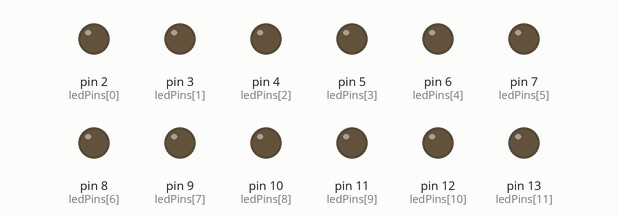
Recording of a sketch running on a simulated Arduino Uno, built with avr-gcc and run on an emulated ATmega328P. Parts: output pins drawn as LEDs (lit = HIGH). Random numbers use the default seed unless the sketch sets one.

Above: at 1.35 s.
At 5.79 s:
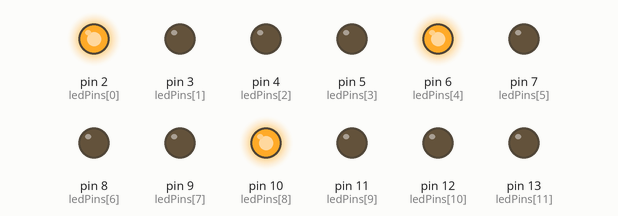
At 8.71 s:
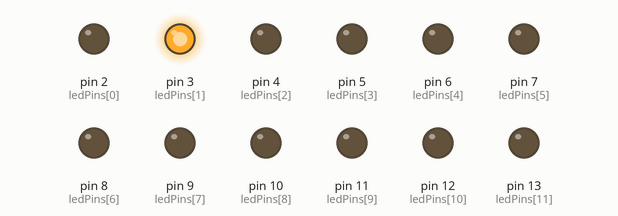
At 18.12 s:
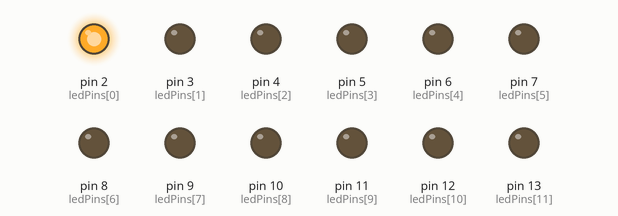
At 25.69 s:
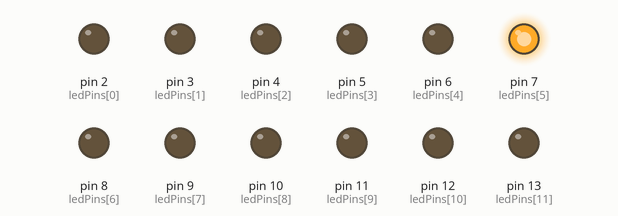
At 33.94 s:
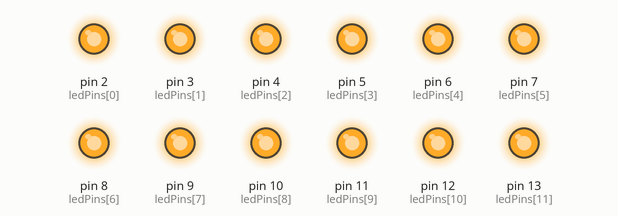
Timing chart, 0 to 40.0 s (numbered marks = the images above):
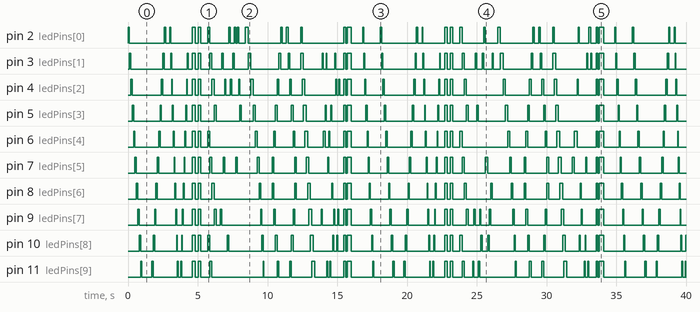

Measured:
- by itself, pin 2 (ledPins[0]): LOW → HIGH at 0.00 s, → LOW 0.10 s later, → HIGH 2.5 s later, → LOW 0.10 s later, … (70 changes in this stretch)
- by itself, pin 3 (ledPins[1]): LOW → HIGH at 0.10 s, → LOW 0.10 s later, → HIGH 2.3 s later, → LOW 0.10 s later, … (82 changes in this stretch)
- by itself, pin 4 (ledPins[2]): LOW → HIGH at 0.20 s, → LOW 0.10 s later, → HIGH 2.1 s later, → LOW 0.10 s later, … (74 changes in this stretch)
- by itself, pin 5 (ledPins[3]): LOW → HIGH at 0.30 s, → LOW 0.10 s later, → HIGH 1.9 s later, → LOW 0.10 s later, … (70 changes in this stretch)
- by itself, pin 6 (ledPins[4]): LOW → HIGH at 0.40 s, → LOW 0.10 s later, → HIGH 1.7 s later, → LOW 0.10 s later, … (68 changes in this stretch)
- by itself, pin 7 (ledPins[5]): LOW → HIGH at 0.50 s, → LOW 0.10 s later, → HIGH 1.5 s later, → LOW 0.10 s later, … (74 changes in this stretch)
- by itself, pin 8 (ledPins[6]): LOW → HIGH at 0.60 s, → LOW 0.10 s later, → HIGH 1.3 s later, → LOW 0.10 s later, … (68 changes in this stretch)
- by itself, pin 9 (ledPins[7]): LOW → HIGH at 0.70 s, → LOW 0.10 s later, → HIGH 1.1 s later, → LOW 0.10 s later, … (78 changes in this stretch)

The sketch:

LED_chaser_code.ino
```cpp
 // 🔁 Advanced 12-LED Chaser Effects with Arduino Uno

int ledPins[] = {2, 3, 4, 5, 6, 7, 8, 9, 10, 11, 12, 13};
int ledCount = sizeof(ledPins) / sizeof(ledPins[0]);

void setup() {
  for (int i = 0; i < ledCount; i++) {
    pinMode(ledPins[i], OUTPUT);
  }
}

void loop() {
  chaseForward();     delay(300);
  chaseBackward();    delay(300);
  pingPong();         delay(300);
  blinkAll(2);        delay(300);
  snakeWave();        delay(300);
  randomFlash(15);    delay(300);
  slowToFast();       delay(500);
  centerOut();        delay(300);
  outsideIn();        delay(300);
  doubleChase();      delay(300);
  twinkleStars(20);   delay(300);
  heartbeatBlink(1);  delay(300);
  waveTrail();        delay(300);
}

// 1️⃣ LED Chase Forward
void chaseForward() {
  for (int i = 0; i < ledCount; i++) {
    digitalWrite(ledPins[i], HIGH);
    delay(100);
    digitalWrite(ledPins[i], LOW);
  }
}

// 2️⃣ LED Chase Backward
void chaseBackward() {
  for (int i = ledCount - 1; i >= 0; i--) {
    digitalWrite(ledPins[i], HIGH);
    delay(100);
    digitalWrite(ledPins[i], LOW);
  }
}

// 3️⃣ Ping Pong Effect
void pingPong() {
  for (int i = 0; i < ledCount; i++) {
    digitalWrite(ledPins[i], HIGH);
    delay(60);
    digitalWrite(ledPins[i], LOW);
  }
  for (int i = ledCount - 2; i > 0; i--) {
    digitalWrite(ledPins[i], HIGH);
    delay(60);
    digitalWrite(ledPins[i], LOW);
  }
}

// 4️⃣ Blink All LEDs
void blinkAll(int times) {
  for (int i = 0; i < times; i++) {
    for (int j = 0; j < ledCount; j++) digitalWrite(ledPins[j], HIGH);
    delay(200);
    for (int j = 0; j < ledCount; j++) digitalWrite(ledPins[j], LOW);
    delay(200);
  }
}

// 5️⃣ Snake Wave
void snakeWave() {
  for (int step = 0; step < 4; step++) {
    for (int i = step; i < ledCount; i += 4) {
      digitalWrite(ledPins[i], HIGH);
    }
    delay(150);
    for (int i = step; i < ledCount; i += 4) {
      digitalWrite(ledPins[i], LOW);
    }
  }
}

// 6️⃣ Random Flash
void randomFlash(int times) {
  for (int i = 0; i < times; i++) {
    int randIndex = random(0, ledCount);
    digitalWrite(ledPins[randIndex], HIGH);
    delay(100);
    digitalWrite(ledPins[randIndex], LOW);
  }
}

// 7️⃣ Slow to Fast Chase
void slowToFast() {
  int delayTime = 200;
  for (int i = 0; i < ledCount; i++) {
    digitalWrite(ledPins[i], HIGH);
    delay(delayTime);
    digitalWrite(ledPins[i], LOW);
    delayTime = max(20, delayTime - 15);  // Increase speed
  }
}

// 8️⃣ Center-Out Effect
void centerOut() {
  int mid = ledCount / 2;
  for (int i = 0; i < mid; i++) {
    digitalWrite(ledPins[mid - i - 1], HIGH);
    digitalWrite(ledPins[mid + i], HIGH);
    delay(120);
    digitalWrite(ledPins[mid - i - 1], LOW);
    digitalWrite(ledPins[mid + i], LOW);
  }
}

// 9️⃣ Outside-In Effect
void outsideIn() {
  for (int i = 0; i < ledCount / 2; i++) {
    digitalWrite(ledPins[i], HIGH);
    digitalWrite(ledPins[ledCount - 1 - i], HIGH);
    delay(120);
    digitalWrite(ledPins[i], LOW);
    digitalWrite(ledPins[ledCount - 1 - i], LOW);
  }
}

// 🔟 Double Chase
void doubleChase() {
  for (int i = 0; i < ledCount - 1; i++) {
    digitalWrite(ledPins[i], HIGH);
    digitalWrite(ledPins[i + 1], HIGH);
    delay(100);
    digitalWrite(ledPins[i], LOW);
    digitalWrite(ledPins[i + 1], LOW);
  }
}

// 1️⃣1️⃣ Twinkle Stars
void twinkleStars(int count) {
  for (int i = 0; i < count; i++) {
    int index = random(0, ledCount);
    digitalWrite(ledPins[index], HIGH);
    delay(70);
    digitalWrite(ledPins[index], LOW);
  }
}

// 1️⃣2️⃣ Heartbeat Blink
void heartbeatBlink(int times) {
  for (int t = 0; t < times; t++) {
    for (int i = 0; i < ledCount; i++) digitalWrite(ledPins[i], HIGH);
    delay(120);
    for (int i = 0; i < ledCount; i++) digitalWrite(ledPins[i], LOW);
    delay(120);
    for (int i = 0; i < ledCount; i++) digitalWrite(ledPins[i], HIGH);
    delay(300);
    for (int i = 0; i < ledCount; i++) digitalWrite(ledPins[i], LOW);
    delay(500);
  }
}

// 1️⃣3️⃣ Wave Trail
void waveTrail() {
  for (int i = 0; i < ledCount; i++) {
    digitalWrite(ledPins[i], HIGH);
    if (i > 0) digitalWrite(ledPins[i - 1], LOW);
    delay(80);
  }
  digitalWrite(ledPins[ledCount - 1], LOW);
}
```
